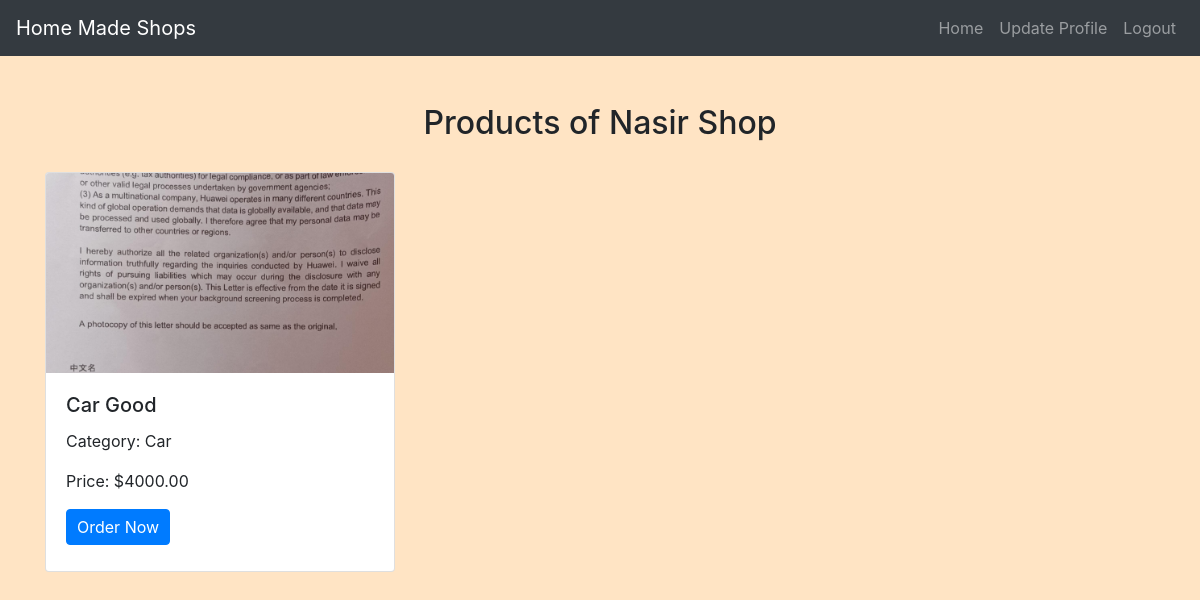
The page /view_products.php?shop_id=1 (signed in) on the database its author committed.
### tables this page shows
CREATE TABLE `homefoodshops` (
  `ShopID` int(11) NOT NULL,
  `ManagerID` int(11) DEFAULT NULL,
  `ShopName` varchar(255) NOT NULL,
  `Location` varchar(255) NOT NULL,
  `ApprovalStatus` enum('Approved','Disapproved') DEFAULT 'Disapproved',
  `ShopPicture` varchar(255) DEFAULT NULL,
  `ContactNumber` varchar(20) NOT NULL
);

CREATE TABLE `items` (
  `ItemID` int(11) NOT NULL,
  `CategoryID` int(11) DEFAULT NULL,
  `ShopID` int(11) DEFAULT NULL,
  `ItemName` varchar(255) NOT NULL,
  `Price` decimal(10,2) NOT NULL,
  `Picture` varchar(255) DEFAULT NULL
);

CREATE TABLE `categories` (
  `CategoryID` int(11) NOT NULL,
  `ShopID` int(11) DEFAULT NULL,
  `CategoryName` varchar(255) DEFAULT NULL
);

### view_products.php (the view, shortened to what this page needs)
<?php
include('config.php');
$shopId = $_GET['shop_id'];
$sqlShop = "SELECT ShopID, ShopName FROM HomeFoodShops WHERE ShopID = $shopId";
$resultShop = mysqli_query($conn, $sqlShop);
if (mysqli_num_rows($resultShop) == 1) {
    $shop = mysqli_fetch_assoc($resultShop);
} else {
    header("Location: index.php");
    exit;
}
$sqlProducts = "SELECT Items.ItemID, Items.CategoryID, Categories.CategoryName, Items.ItemName, Items.Price, Items.Picture
                FROM Items
                INNER JOIN Categories ON Items.CategoryID = Categories.CategoryID
                WHERE Items.ShopID = $shopId";
$resultProducts = mysqli_query($conn, $sqlProducts);
if (mysqli_num_rows($resultProducts) > 0) {
    $products = mysqli_fetch_all($resultProducts, MYSQLI_ASSOC);
} else {
    $products = [];
}
?>
<!DOCTYPE html>
<html>
<head>
    <link rel="stylesheet" href="https://maxcdn.bootstrapcdn.com/bootstrap/4.5.2/css/bootstrap.min.css">
    <link rel="stylesheet" href="./css/style.css">
</head>
<body>
<?php include('navbar.php'); ?>
<div class="container mt-5">
    <h2>Products of <?php echo $shop['ShopName']; ?></h2>
    <div class="row">
        <?php foreach ($products as $product): ?>
            <div class="col-md-4 mb-4">
                <div class="card product-card">
                    <img src="./manager/<?php echo $product['Picture']; ?>" class="card-img-top" alt="<?php echo $product['ItemName']; ?>" style="height: 200px; object-fit: cover;">
                    <div class="card-body">
                        <h5 class="card-title"><?php echo $product['ItemName']; ?></h5>
                        <p class="card-text">Category: <?php echo $product['CategoryName']; ?></p>
                        <p class="card-text">Price: $<?php echo $product['Price']; ?></p>
                        <a href="#" class="btn btn-primary">Order Now</a>
                    </div>
                </div>
            </div>
        <?php endforeach; ?>
    </div>
</div>
</body>
</html>

### css/style.css (style rules this page uses)
body { background-color: bisque; }
h1, h2, h3, h4 { text-align: center; margin-top: 30px; margin-bottom: 30px; }
.btn-primary { padding: 5px 10px; }

### view_products.php (style rules this page uses)
.product-card { height: 400px; }

### rows shown on the page
homefoodshops: ShopName "Nasir Shop"
items: Picture (picture), ItemName "Car Good", CategoryID.CategoryName "Car", Price "4000.00"
